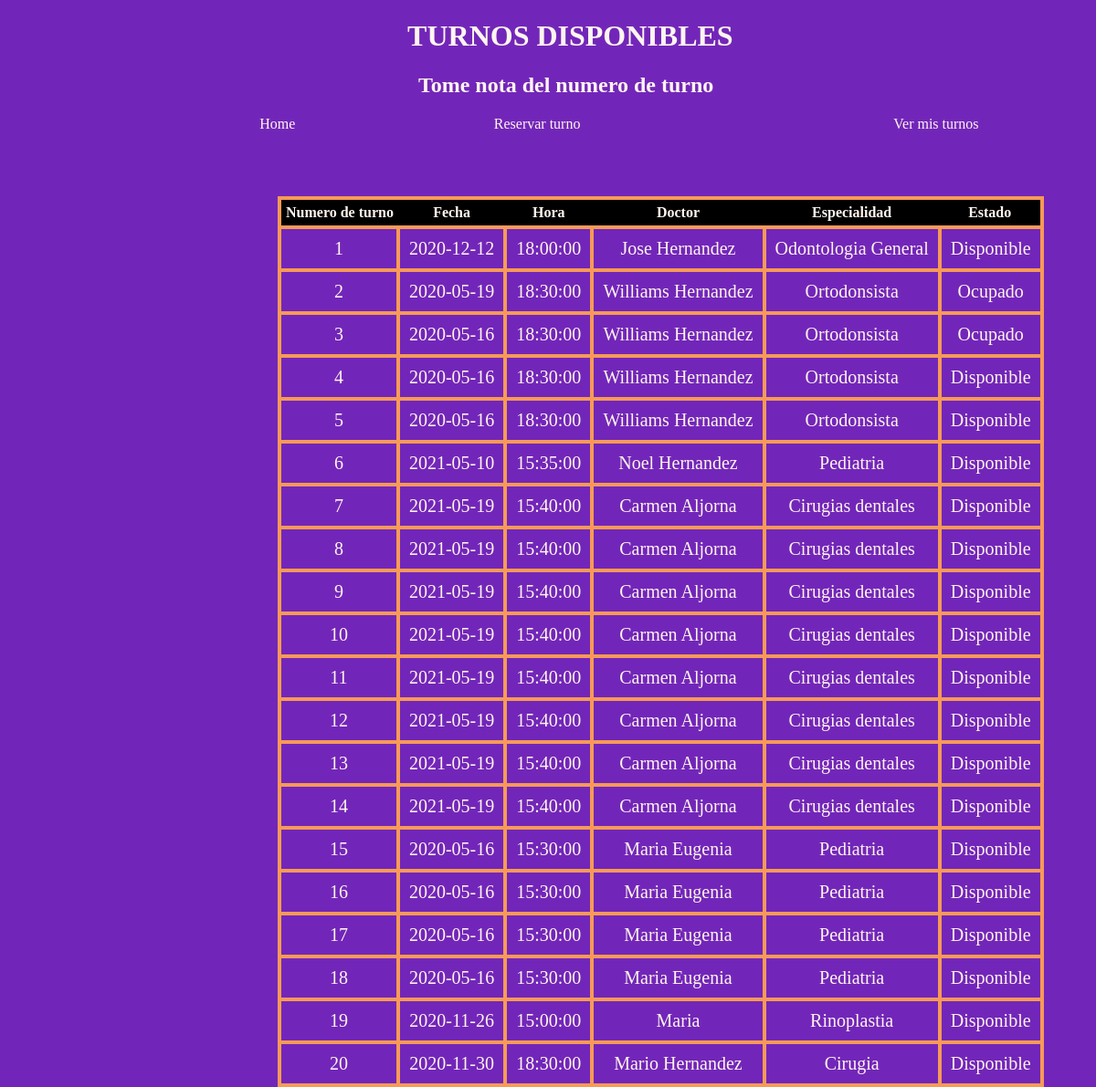
Page /tusonrisa/turnos/disponibles/ on the committed database.
### Doctores/models.py (models this page shows)
class TurnosDisponibles(models.Model):
    Fecha = models.DateField()
    Hora = models.TimeField()
    Doctor = models.CharField(max_length=128)
    Especialidad = models.CharField(max_length=128)

### Doctores/views.py (the view)
# urls.py: path('turnos/disponibles/', views.mostrando_turnos, name="Turnos libres"),
def mostrando_turnos(request):
    conex = sqlite3.connect("db.sqlite3")
    cursor = conex.cursor()
    sql = (
        "SELECT CASE WHEN j.Fecha = c.Apellido THEN j.id ELSE j.id END  AS 'Numero de turno', CASE WHEN j.Fecha = c.Apellido THEN j.Fecha ELSE Fecha END  AS Fecha, CASE WHEN j.Fecha = c.Apellido THEN j.Hora ELSE Hora END  AS Hora, CASE WHEN j.Fecha = c.Apellido THEN j.Doctor ELSE Doctor END  AS Doctor, CASE WHEN j.Fecha = c.Apellido THEN j.Especialidad ELSE Especialidad END  AS Especialidad, CASE WHEN j.id = c.ID_Turno_Disponible THEN 'Ocupado' ELSE 'Disponible' END As Estado FROM Doctores_turnosdisponibles AS j LEFT JOIN Doctores_turnosasignados AS c ON j.id = c.ID_Turno_Disponible"
    )
    cursor.execute(sql)
    turnos = cursor.fetchall()
    ctx = {"turno":turnos}
    return render(request, 'turnos_disponibles.html', ctx)

### Templates/turnos_disponibles.html
{% load static %}
<!DOCTYPE html>
    <html>
        <head>
            <link rel="stylesheet" href="{% static 'css/turnos_libres/turnos_disponibles.css'%}">
        </head>
        <body>
            <header >
                <h1>TURNOS DISPONIBLES</h1>
                <h2>Tome nota del numero de turno</h2>
            </header>
            <nav>
                <a class = "Reserva" href="{% url 'Turnos' %}">Reservar turno</a>
                <a class = "Homes" href="{% url 'Home' %}">Home</a>
                <a class ="Turnos" href="{% url 'Turnos_de_los_pacientes' %}">Ver mis turnos</a>
            </nav>
            <table>
                <tr>
                    <th>Numero de turno</th>
                    <th>Fecha</th>
                    <th>Hora</th>
                    <th>Doctor</th>
                    <th>Especialidad</th>
                    <th>Estado</th>
                </tr>
            {% for turnos in turno %}
                <tr>
                    <td> {{ turnos.0 }}</td>
                    <td>{{ turnos.1 }}</td>
                    <td>{{ turnos.2 }}</td>
                    <td>{{ turnos.3 }}</td>
                    <td> {{ turnos.4 }}</td>
                    <td>{{ turnos.5 }}</td>
                </tr>
            {% endfor %}
            </table>
        </body>
    </html>

### Doctores/static/css/turnos_libres/turnos_disponibles.css (style rules this page uses)
h1 { position: relative; top: 10%; left: 37%; color: seashell; width: 360px; }
h2 { position: relative; color: seashell; left: 38%; width: 330px; }
body { background: rgb(114, 38, 185); }
table { position: relative; top: 70px; left: 25%; border: 4px solid rgb(247, 154, 87); border-collapse: collapse; }
td { border: 4px solid rgb(247, 154, 87); color: seashell; text-align: center; font-size: 17px; padding: 10px; font-size: 20px; }
th { color: seashell; border: 1px; background: black; text-align: center; padding: 5px; }
a { text-decoration: none; color: seashell; }
nav .Homes { position: relative; left: 15%; }
nav .Reserva { position: relative; left: 45%; }
nav .Turnos { position: relative; left: 70%; }

### rows in the picture
TurnosDisponibles: id "1", Fecha "2020-12-12", Hora "18:00:00", Doctor "Jose Hernandez", Especialidad "Odontologia General", turnos "Disponible"
TurnosDisponibles: id "6", Fecha "2021-05-10", Hora "15:35:00", Doctor "Noel Hernandez", Especialidad "Pediatria", turnos "Disponible"
TurnosDisponibles: id "19", Fecha "2020-11-26", Hora "15:00:00", Doctor "Maria", Especialidad "Rinoplastia", turnos "Disponible"
TurnosDisponibles: id "20", Fecha "2020-11-30", Hora "18:30:00", Doctor "Mario Hernandez", Especialidad "Cirugia", turnos "Disponible"

### other values in the picture
{{ turnos.0 }} "2" "3" "4" "5" "7" "8" "9" "10" "11" "12" "13" "14" "15" "16" "17" "18"
{{ turnos.1 }} "2020-05-19" "2020-05-16" "2020-05-16" "2020-05-16" "2021-05-19" "2021-05-19" "2021-05-19" "2021-05-19" "2021-05-19" "2021-05-19" "2021-05-19" "2021-05-19" "2020-05-16" "2020-05-16" "2020-05-16" "2020-05-16"
{{ turnos.2 }} "18:30:00" "18:30:00" "18:30:00" "18:30:00" "15:40:00" "15:40:00" "15:40:00" "15:40:00" "15:40:00" "15:40:00" "15:40:00" "15:40:00" "15:30:00" "15:30:00" "15:30:00" "15:30:00"
{{ turnos.3 }} "Williams Hernandez" "Williams Hernandez" "Williams Hernandez" "Williams Hernandez" "Carmen Aljorna" "Carmen Aljorna" "Carmen Aljorna" "Carmen Aljorna" "Carmen Aljorna" "Carmen Aljorna" "Carmen Aljorna" "Carmen Aljorna" "Maria Eugenia" "Maria Eugenia" "Maria Eugenia" "Maria Eugenia"
{{ turnos.4 }} "Ortodonsista" "Ortodonsista" "Ortodonsista" "Ortodonsista" "Cirugias dentales" "Cirugias dentales" "Cirugias dentales" "Cirugias dentales" "Cirugias dentales" "Cirugias dentales" "Cirugias dentales" "Cirugias dentales" "Pediatria" "Pediatria" "Pediatria" "Pediatria"
{{ turnos.5 }} "Ocupado" "Ocupado" "Disponible" "Disponible" "Disponible" "Disponible" "Disponible" "Disponible" "Disponible" "Disponible" "Disponible" "Disponible" "Disponible" "Disponible" "Disponible" "Disponible"
